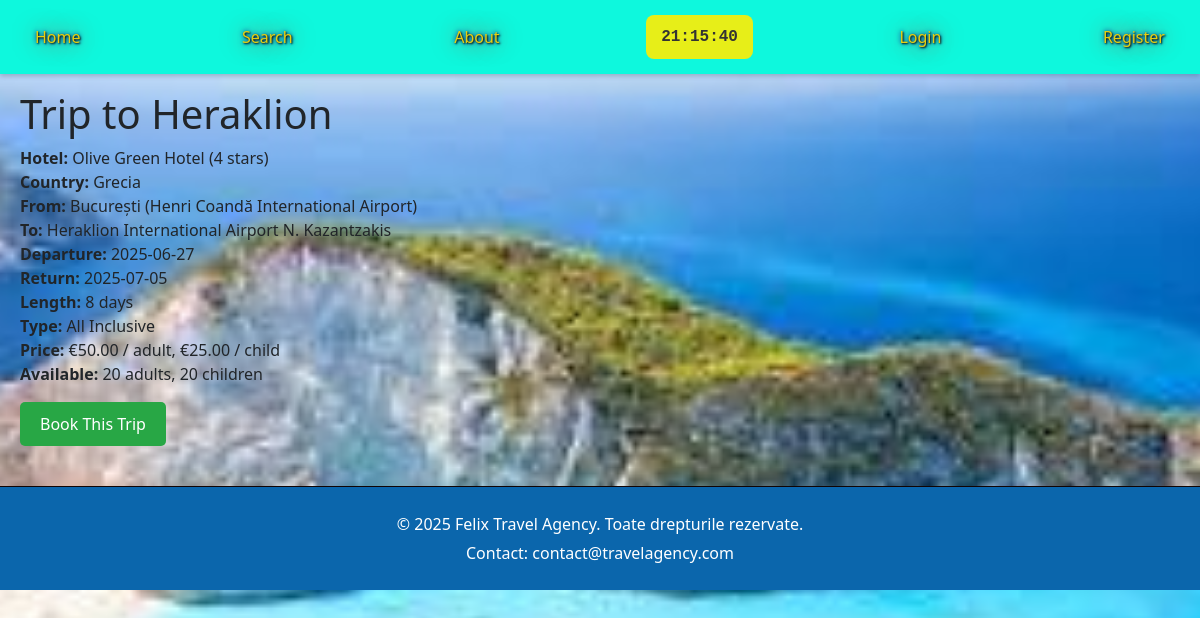
Screenshot of /trip/4/ with the database file from the repository.
### trips/models.py (models this page shows, shortened)
class Trip(models.Model):
    TRIP_TYPES = (
        ('BB', 'Bed & Breakfast'),
        ('HB', 'Half Board'),
        ('FB', 'Full Board'),
        ('AI', 'All Inclusive'),
    )
    departure_city = models.ForeignKey(City, related_name='departure_trips', on_delete=models.CASCADE)
    departure_airport = models.ForeignKey(Airport, related_name='departure_trips', on_delete=models.CASCADE)
    destination_city = models.ForeignKey(City, related_name='destination_trips', on_delete=models.CASCADE)
    destination_hotel = models.ForeignKey(Hotel, on_delete=models.CASCADE)
    destination_airport = models.ForeignKey(Airport, related_name='destination_trips', on_delete=models.CASCADE)
    departure_date = models.DateField()
    return_date = models.DateField()
    length_of_stay = models.IntegerField()  # in days
    trip_type = models.CharField(max_length=2, choices=TRIP_TYPES)
    price_adult = models.DecimalField(max_digits=10, decimal_places=2)
    price_child = models.DecimalField(max_digits=10, decimal_places=2)
    promoted = models.BooleanField(default=False)
    places_adults = models.IntegerField()
    places_children = models.IntegerField()

class City(models.Model):
    name = models.CharField(max_length=100)
    country = models.ForeignKey(Country, on_delete=models.CASCADE)
    class Meta:
        unique_together = ['name', 'country']

class Hotel(models.Model):
    name = models.CharField(max_length=100)
    standard = models.IntegerField(choices=[(i, f"{i} stars") for i in range(1, 6)])  # 1-5 stars
    description = models.TextField()
    city = models.ForeignKey(City, on_delete=models.CASCADE)

class Country(models.Model):
    name = models.CharField(max_length=100, unique=True)
    continent = models.ForeignKey(Continent, on_delete=models.CASCADE)

class Airport(models.Model):
    name = models.CharField(max_length=100)
    city = models.ForeignKey(City, on_delete=models.CASCADE)

### trips/views.py (the view)
# urls.py: path('trip/<int:trip_id>/', views.trip_detail, name='trip_detail'),
def trip_detail(request, trip_id):
    trip = get_object_or_404(Trip, id=trip_id)
    similar_trips = Trip.objects.filter(destination_city=trip.destination_city).exclude(id=trip_id)[:3]
    return render(request, 'trips/trip_detail.html', {'trip': trip, 'similar_trips': similar_trips})

### trips/templates/trips/trip_detail.html (shortened to what this page needs)
{% extends 'trips/master.html' %}
{% load static %}
{% block extra_css %}
    <link rel="stylesheet" href="{% static 'css/trip_detail.css' %}">
{% endblock %}
{% block content %}
    <h1>Trip to {{ trip.destination_city.name }}</h1>
    <p>
        <strong>Hotel:</strong> {{ trip.destination_hotel.name }} ({{ trip.destination_hotel.standard }} stars)<br>
        <strong>Country:</strong> {{ trip.destination_hotel.city.country.name }}<br>
        <strong>From:</strong> {{ trip.departure_city.name }} ({{ trip.departure_airport.name }})<br>
        <strong>To:</strong> {{ trip.destination_airport.name }}<br>
        <strong>Departure:</strong> {{ trip.departure_date|date:"Y-m-d" }}<br>
        <strong>Return:</strong> {{ trip.return_date|date:"Y-m-d" }}<br>
        <strong>Length:</strong> {{ trip.length_of_stay }} days<br>
        <strong>Type:</strong> {{ trip.get_trip_type_display }}<br>
        <strong>Price:</strong> €{{ trip.price_adult }} / adult, €{{ trip.price_child }} / child<br>
        <strong>Available:</strong> {{ trip.places_adults }} adults, {{ trip.places_children }} children
    </p>
    {% if trip.places_adults > 0 or trip.places_children > 0 %}
        <a href="{% url 'purchase_trip' trip.id %}" class="book-button">Book This Trip</a>
    {% else %}
        <button class="book-button disabled" disabled>Sold Out</button>
    {% endif %}
{% endblock %}

### trips/static/css/base.css (style rules this page uses)
body { background-image: url('static /css/images/plaja1.jpg'); background-size: cover; background-position: center; background-repeat: no-repeat; background-attachment: fixed; min-height: 100vh; margin: 0; }

### trips/static/css/trip_detail.css (style rules this page uses)
.book-button { background-color: #28a745; color: white; padding: 10px 20px; text-decoration: none; border-radius: 5px; display: inline-block; }

### rows the page displays
Trip: destination_city.name "Heraklion", destination_hotel.name "Olive Green Hotel", destination_hotel.standard "4", destination_hotel.city.country.name "Grecia", departure_city.name "București", departure_airport.name "Henri Coandă International Airport", destination_airport.name "Heraklion International Airport N. Kazantzakis", departure_date "2025-06-27", return_date "2025-07-05", length_of_stay "8", trip_type "All Inclusive", price_adult "50.00", price_child "25.00", places_adults "20", places_children "20"
